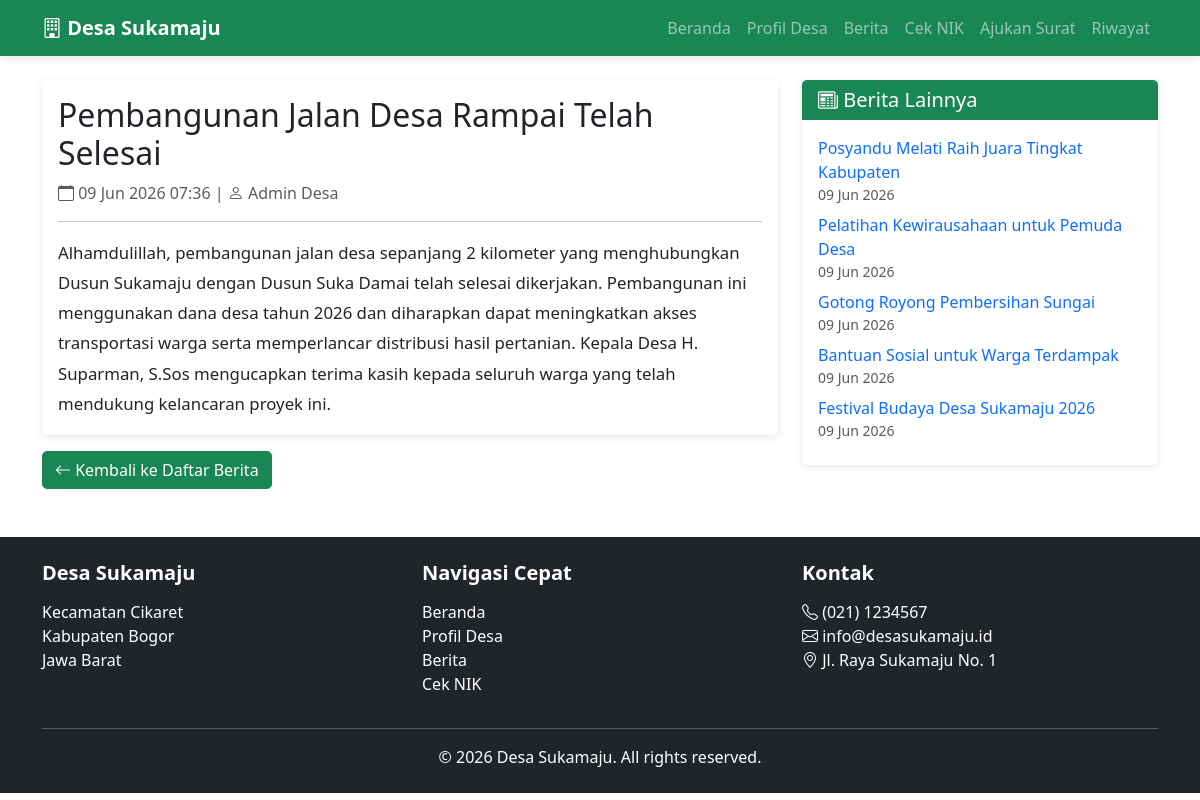
The page /berita_detail.php?id=1 on the database its author committed.
### tables this page shows
CREATE TABLE berita (
  id          INT AUTO_INCREMENT PRIMARY KEY,
  judul       VARCHAR(255) NOT NULL,
  isi         TEXT         NOT NULL,
  penulis     VARCHAR(100) NOT NULL,
  diterbitkan TINYINT(1)   DEFAULT 0,
  created_at  DATETIME     DEFAULT CURRENT_TIMESTAMP
);

### berita_detail.php (the view, shortened to what this page needs)
<?php
include 'includes/header.php';
$id = $_GET['id'];
$sql = "SELECT * FROM berita WHERE id = '$id'";
$result = mysqli_query($conn, $sql);
$berita = mysqli_fetch_assoc($result);
?>
<?php if ($berita): ?>
<div class="row">
    <div class="col-md-8">
        <div class="card">
            <div class="card-body">
                <h2><?= $berita['judul'] ?></h2>
                <p class="text-muted"><i class="bi bi-calendar"></i> <?= date('d M Y H:i', strtotime($berita['created_at'])) ?> | <i class="bi bi-person"></i> <?= $berita['penulis'] ?></p>
                <hr>
                <div class="berita-isi">
                    <?= nl2br($berita['isi']) ?>
                </div>
            </div>
        </div>
        <a href="berita.php" class="btn btn-success mt-3"><i class="bi bi-arrow-left"></i> Kembali ke Daftar Berita</a>
    </div>
    <div class="col-md-4">
        <div class="card">
            <div class="card-header bg-success text-white">
                <h5 class="mb-0"><i class="bi bi-newspaper"></i> Berita Lainnya</h5>
            </div>
            <div class="card-body">
                <?php
                $berita_lain = mysqli_query($conn, "SELECT id, judul, created_at FROM berita WHERE diterbitkan = 1 AND id != '$id' ORDER BY created_at DESC LIMIT 5");
                while ($item = mysqli_fetch_assoc($berita_lain)):
                ?>
                <div class="mb-2">
                    <a href="berita_detail.php?id=<?= $item['id'] ?>" class="text-decoration-none"><?= $item['judul'] ?></a>
                    <small class="text-muted d-block"><?= date('d M Y', strtotime($item['created_at'])) ?></small>
                </div>
                <?php endwhile; ?>
            </div>
        </div>
    </div>
</div>
<?php else: ?>
<div class="alert alert-warning">Berita tidak ditemukan.</div>
<a href="berita.php" class="btn btn-success"><i class="bi bi-arrow-left"></i> Kembali ke Daftar Berita</a>
<?php endif; ?>
<?php include 'includes/footer.php'; ?>

### assets/css/style.css (style rules this page uses)
.card { border: none; box-shadow: 0 2px 10px rgba(0, 0, 0, 0.1); transition: transform 0.3s ease, box-shadow 0.3s ease; }
.card-header { border-bottom: none; }
.btn { border-radius: 5px; }
.berita-isi { line-height: 1.8; font-size: 1.05rem; }

### rows shown on the page
berita: judul "Pembangunan Jalan Desa Rampai Telah Selesai", created_at "09 Jun 2026 07:36", penulis "Admin Desa", isi "Alhamdulillah, pembangunan jalan desa sepanjang 2 kilometer yang menghubungkan Dusun Sukamaju dengan Dusun Suka Damai telah selesai dikerjakan. Pembangunan ini menggunakan dana desa tahun 2026 dan diharapkan dapat meningkatkan akses transportasi warga serta memperlancar distribusi hasil pertanian. Kepala Desa H. Suparman, S.Sos mengucapkan terima kasih kepada seluruh warga yang telah mendukung kelancaran proyek ini."
berita: judul "Posyandu Melati Raih Juara Tingkat Kabupaten", created_at "09 Jun 2026"
berita: judul "Pelatihan Kewirausahaan untuk Pemuda Desa", created_at "09 Jun 2026"
berita: judul "Gotong Royong Pembersihan Sungai", created_at "09 Jun 2026"
berita: judul "Bantuan Sosial untuk Warga Terdampak", created_at "09 Jun 2026"
berita: judul "Festival Budaya Desa Sukamaju 2026", created_at "09 Jun 2026"

### other values the page prints
DESA_NAMA "Desa Sukamaju"
DESA_KECAMATAN "Kecamatan Cikaret"
DESA_KABUPATEN "Kabupaten Bogor"
DESA_PROVINSI "Jawa Barat"
